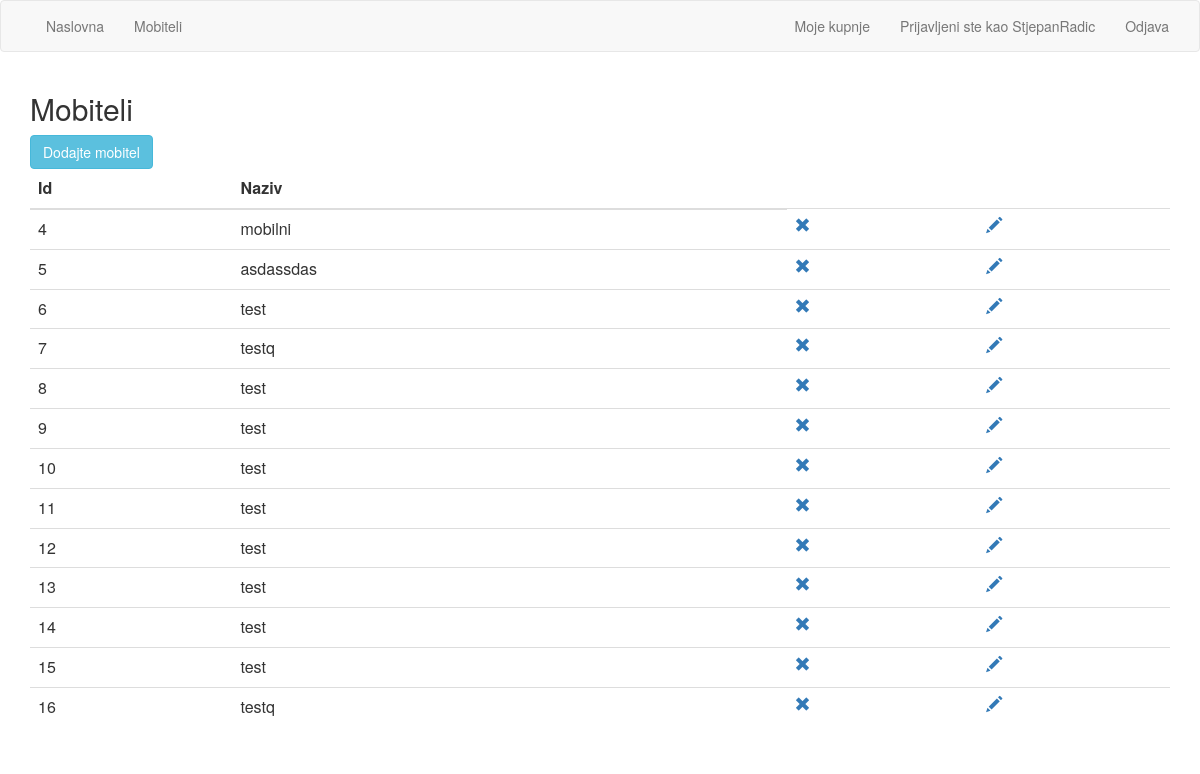
/listamobitela.php (signed in), run on the app's committed database.
### tables this page shows
CREATE TABLE `proizvod` (
  `ID` int(11) NOT NULL,
  `Ime` varchar(100) NOT NULL,
  `Slika` varchar(100) NOT NULL,
  `Cijena` decimal(10,0) NOT NULL
);

### listamobitela.php (the view)
<?php
    require ('baza.php');
    require('nav.php');
?>
<?php
$sql = "SELECT * from proizvod";
$result = $con->query($sql);
?>
<div class="container">
  <h2>Mobiteli</h2>
  <a href="mobiteli.php" class="btn btn-info">Dodajte mobitel </a>
  <table class="table">
    <thead>
      <tr>
        <th>Id</th>
        <th>Naziv</th>
      </tr>
    </thead>
    <tbody>
    <?php
        if ($result->num_rows > 0) {
    while($row = $result->fetch_assoc()) {
        echo("<tr>"
            .
            "<td>".$row["ID"]."</td>"
            .
            "<td>".$row["Ime"]."</td>"
        );
        echo("<td><a name='izbrisi' href='izbrisimobitel.php?id=".$row["ID"]."'> <span class='glyphicon glyphicon-remove'></a></span></td>");
        echo("<td><a name='uredi' href='urediMobitel.php?id=".$row["ID"]."'> <span class='glyphicon glyphicon-pencil'></a></span></td>");
        echo("</tr>");
    }
}
    ?>
    </tbody>
</table>
<?php require('footer.php')?>

### data on the page
proizvod: ID "4", Ime "mobilni"
proizvod: ID "5", Ime "asdassdas"
proizvod: ID "6", Ime "test"
proizvod: ID "7", Ime "testq"
proizvod: ID "8", Ime "test"
proizvod: ID "9", Ime "test"
proizvod: ID "10", Ime "test"
proizvod: ID "11", Ime "test"
proizvod: ID "12", Ime "test"
proizvod: ID "13", Ime "test"
proizvod: ID "14", Ime "test"
proizvod: ID "15", Ime "test"
proizvod: ID "16", Ime "testq"

### other printed values
$_SESSION["email"] "StjepanRadic"
